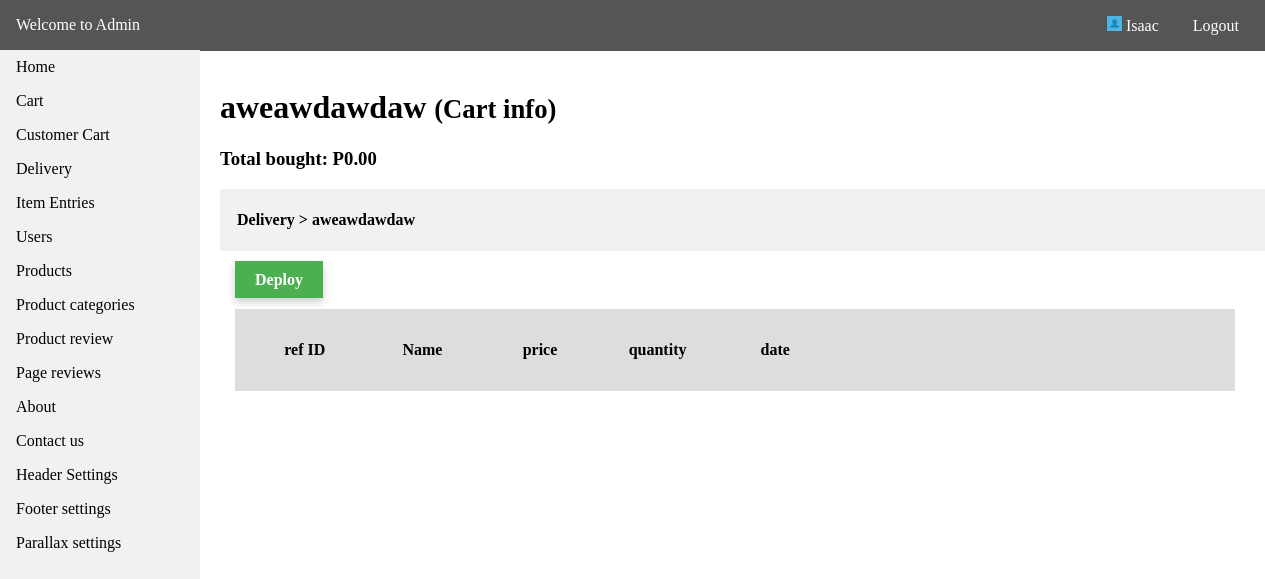
The page /admin/customer_cart_info.php?id=3 (signed in) on the database its author committed.
### tables this page shows
CREATE TABLE `tbl_menus` (
  `id` int(11) NOT NULL,
  `menu_name` varchar(255) NOT NULL,
  `menu_link` varchar(255) NOT NULL,
  `date_created` datetime NOT NULL DEFAULT CURRENT_TIMESTAMP
);

CREATE TABLE `tbl_user` (
  `id` int(11) NOT NULL,
  `username` varchar(255) NOT NULL,
  `password` varchar(255) NOT NULL,
  `image` varchar(255) NOT NULL,
  `address` varchar(255) NOT NULL,
  `contact_no` varchar(50) NOT NULL,
  `firstname` varchar(255) NOT NULL,
  `lastname` varchar(255) NOT NULL,
  `birthdate` varchar(255) NOT NULL,
  `date_created` datetime NOT NULL DEFAULT CURRENT_TIMESTAMP
);

### api/dbh.php (called while the page is built, shortened)
<?php
class dbh {
    public function __construct() {
        $this->servername = HOST;
        $this->username = USER;
        $this->password = PASS;
        $this->dbname = DBNAME;
        $this->conn = mysqli_connect($this->servername,$this->username,$this->password,$this->dbname);
    }
}
?>

### config.php (called while the page is built, shortened)
<?php
include API.'dbh.php';
include API.'viewUser.php';
$viewUser = new ViewUser;
?>

### api/viewUser.php (called while the page is built, shortened)
<?php
class ViewUser extends User {
    public function get_query($query) {
        $res = mysqli_query($this->conn,$query);
        return $res;
    }
    public function select_where($table_name, $where_condition)
      {
           $condition = '';
           $array = array();
           foreach($where_condition as $key => $value)
           {
                $condition .= $key . " = '".$value."' AND ";
           }
           $condition = substr($condition, 0, -5);
           $query = "SELECT * FROM ".$table_name." WHERE " . $condition;
           $result = mysqli_query($this->conn, $query);
           while($row = mysqli_fetch_array($result))
           {
                $array[] = $row;
           }
           return $array;
      }
}
?>

### admin/customer_cart_info.php (the view, shortened to what this page needs)
<?php
include '../config.php';
    $table = "tbl_user";
    $id = array(
        'id' => $_GET['id']
    );
    $res = $viewUser->select_where($table, $id);
    foreach ($res as $data) {
        $name = $data['firstname'];
        $email = $data['username'];
    }
?>
<!DOCTYPE html>
<html>
<head>
    <link rel="stylesheet" type="text/css" media="screen" href="admin_css/main.css" />
</head>
<body>
<?php
include 'require/nav.php';
?>
<div class="container">
    <br>
<h1><?php echo $name; ?> <small>(Cart info)</small></h1>
            <?php
            $query = "SELECT sum(price) FROM tbl_user_items WHERE `user_name` = '$email'";
            $res = $viewUser->get_query($query);
            foreach($res as $item) {
                $total = $item['sum(price)'];
                $consume = number_format($total,2);
            }
            ?>
            <div class="options">
                <h3>Total bought: P<?php echo $consume;?></h3>
            </div>
<div style="background-color:#f1f1f1;padding:1px;"><h4>&nbsp &nbsp <a style="color:#000;text-decoration:none;" href="<?php echo ADMIN_URL.'delivery.php';?>">Delivery</a> > <?php echo $name; ?></h4></div>
    <div class="content">
        <div class="row">
            <div class="options">
                <a class="update" href="<?php echo ADMIN_URL.'ajax/todeliver.php?customer='.$email;?>">Deploy</a>
            </div>
            <div style="padding: 20px;float:left;">
                <div style="padding:10px;width:1000px;background-color:#ddd;">
                    <table>
                        <tr>
                            <th>ref ID</th>
                            <th>Name</th>
                            <th>price</th>
                            <th>quantity</th>
                            <th>date</th>
                        </tr>
                    </table>
                </div>
            </div>
    </div>
    </div>
</div>
</body>
</html>

### admin/require/nav.php (shortened to what this page needs)
<div class="header">
    <p><a style="color:#fff;text-decoration:none;" href="<?php echo ADMIN_URL.'home.php';?>">Welcome to Admin</a></p>
    <div class="head-content">
        <p style="cursor:pointer;"><img src="<?php echo BASE_URL; ?>image/sample-image.jpg" style="height:15px;width:15px;" alt=""> <?php echo $_SESSION["admin"]; ?></p>
        <p><a style="color:#fff;text-decoration:none;" href="<?php echo ADMIN_URL.'logout.php';?>">Logout</a></p>
    </div>
</div>
<nav class="navi">
    <ul>
        <li><a href="<?php echo ADMIN_URL.'home.php';?>">Home</a></li>
    <?php
        $tbl = "SELECT * FROM tbl_menus";
        $res = $viewUser->get_query($tbl);
        while($row = $res->fetch_assoc()) {
            $menu = $row['menu_name'];
            $link = $row['menu_link'];
    ?>
        <li><a href="<?php echo ADMIN_URL.$link.'.php'; ?>"><?php echo ucfirst($menu); ?></a></li>
    <?php
        }
    ?>
    </ul>
</nav>

### admin/admin_css/main.css (style rules this page uses)
html { scroll-behavior: smooth; }
* { box-sizing: border-box; }
body { margin: 0; font-family: Cambria, Cochin, Georgia, Times, 'Times New Roman', serif; }
ul { list-style-type: none; margin: 0; padding: 0; width: 200px; top: 50px; background-color: #f1f1f1; position: fixed; height: 100%; overflow: auto; }
li a { display: block; color: #000; padding: 8px 16px; text-decoration: none; }
.header { background-color: #555; color:white; display: inline-block; width: 100%; position:fixed; top:0; padding: 16px; }
.header p { display: inline; }
.container { margin-top: 50px; margin-left: 220px; }
.content { margin-top: 20px; }
.head-content { position: relative; float:right; }
.head-content p { margin-left: 10px; padding: 10px; }
.row { margin: 0 -5px; }
.row:after { content: ""; display: table; clear: both; }
.options a { margin-left: 20px; padding: 10px 20px; background-color: #f1f1f1; text-decoration: none; color: #fff; font-weight: bold; box-shadow: 0 4px 8px 0 rgba(0, 0, 0, 0.2); }
.options .update { background-color: #4CAF50; }

### admin/customer_cart_info.php (style rules this page uses)
table tr th { width:10%; padding:20px 0px; }

### rows shown on the page
tbl_menus: menu_name "Cart"
tbl_menus: menu_name "Customer Cart"
tbl_menus: menu_name "Delivery"
tbl_menus: menu_name "Item Entries"
tbl_menus: menu_name "Users"
tbl_menus: menu_name "Products"
tbl_menus: menu_name "Product categories"
tbl_menus: menu_name "Product review"
tbl_menus: menu_name "Page reviews"
tbl_menus: menu_name "About"
tbl_menus: menu_name "Contact us"
tbl_menus: menu_name "Header Settings"
tbl_menus: menu_name "Footer settings"
tbl_menus: menu_name "Parallax settings"
tbl_user: firstname "aweawdawdaw"

### other values the page prints
$_SESSION["admin"] "Isaac"
$consume "0.00"
